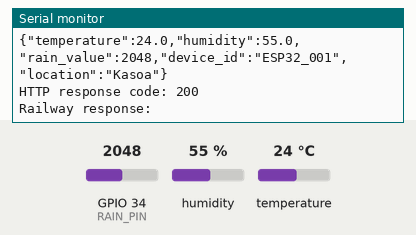
A sketch run on a simulated ESP32. Shown: the last lines printed to the serial monitor. The test bench sets the inputs (shaded band); at power-on: humidity 55 %, GPIO 34 (RAIN_PIN) = 2048, temperature 24 °C. WiFi joins after 1.5 s; servers stay silent unless stated; uploads are accepted with an empty reply.

Above: at 2.7 s.
2.8 s: humidity set to 22 %
At 6.93 s:
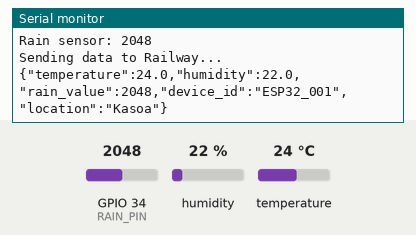
8.7 s: GPIO 34 (RAIN_PIN) set to 2866
At 12.6 s:
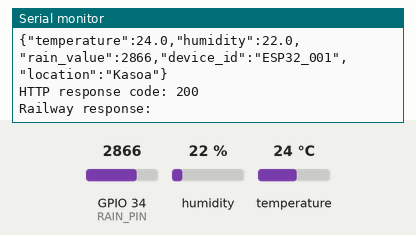
14.6 s: temperature set to 12 °C
At 17.9 s:
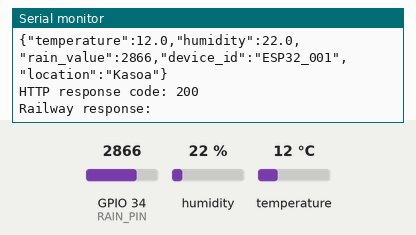
20.5 s: GPIO 34 (RAIN_PIN) set to 3603
At 23.2 s:
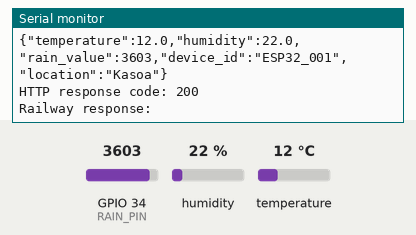
26.4 s: humidity set to 40 %
At 28.5 s:
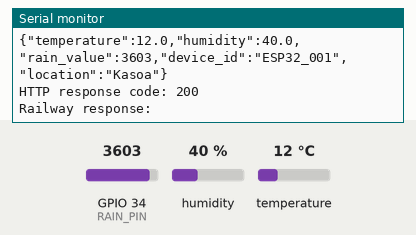
Timing chart, 0 to 30.0 s (numbered marks = the images above; inputs shaded):
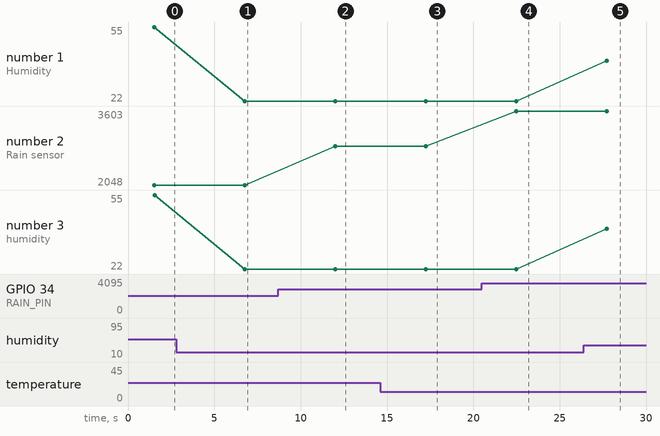

Measured:
- after the input at 2.8 s, the serial monitor: prints a new line after 4.0 s (image 1)
- after the input at 8.7 s, the serial monitor: prints a new line after 3.3 s (image 2)
- after the input at 14.6 s, the serial monitor: prints a new line after 2.6 s (image 3)
- after the input at 20.5 s, the serial monitor: prints a new line after 2.0 s (image 4)
- after the input at 26.4 s, the serial monitor: prints a new line after 1.3 s (image 5)
- plotted number 1: 55 → 22 after the input at 2.8 s, 22 → 40 after the input at 26.4 s
- plotted number 2: 2048 → 2866 after the input at 8.7 s, 2866 → 3603 after the input at 20.5 s
- plotted number 3: 55 → 22 after the input at 2.8 s, 22 → 40 after the input at 26.4 s

The sketch:

weather_sensor.ino
```cpp
#include <WiFi.h>
#include <WiFiClientSecure.h>
#include <HTTPClient.h>
#include <DHT.h>

const char* ssid = "S25Ultra";
const char* password = "yawa1234";

// Railway Flask server
const char* serverURL = "https://weatherpredictionhandoff-production.up.railway.app/sensor-data";

// Device information
const char* deviceId = "ESP32_001";
const char* location = "Kasoa";

// Sensors
#define DHTPIN 4
#define DHTTYPE DHT11
#define RAIN_PIN 34

DHT dht(DHTPIN, DHTTYPE);

void connectWiFi() {

  Serial.print("Connecting to WiFi");

  WiFi.begin(ssid, password);

  int attempts = 0;

  while (WiFi.status() != WL_CONNECTED && attempts < 20) {

    delay(500);
    Serial.print(".");

    attempts++;
  }

  Serial.println();

  if (WiFi.status() == WL_CONNECTED) {

    Serial.println("WiFi connected!");

    Serial.print("ESP32 IP address: ");
    Serial.println(WiFi.localIP());

  } else {

    Serial.println("WiFi connection failed.");

  }
}

void setup() {

  Serial.begin(115200);

  dht.begin();

  Serial.println();
  Serial.println("================================");
  Serial.println("   WEATHER SENSOR SYSTEM");
  Serial.println("================================");

  connectWiFi();

  Serial.println("Sensors ready!");
}

void loop() {

  // Reconnect if Wi-Fi has been lost
  if (WiFi.status() != WL_CONNECTED) {

    Serial.println("WiFi disconnected.");
    connectWiFi();

  }

  float temperature = dht.readTemperature();
  float humidity = dht.readHumidity();
  int rainValue = analogRead(RAIN_PIN);

  if (isnan(temperature) || isnan(humidity)) {

    Serial.println("DHT11 reading failed!");

    delay(5000);
    return;
  }

  Serial.println();
  Serial.println("----------------------------");

  Serial.print("Temperature: ");
  Serial.print(temperature);
  Serial.println(" °C");

  Serial.print("Humidity: ");
  Serial.print(humidity);
  Serial.println(" %");

  Serial.print("Rain sensor: ");
  Serial.println(rainValue);

  if (WiFi.status() == WL_CONNECTED) {

    WiFiClientSecure client;

    // For testing/demo purposes
    client.setInsecure();

    HTTPClient http;

    if (http.begin(client, serverURL)) {

      http.addHeader("Content-Type", "application/json");

      String jsonData = "{";

      jsonData +=
        "\"temperature\":" +
        String(temperature, 1);

      jsonData +=
        ",\"humidity\":" +
        String(humidity, 1);

      jsonData +=
        ",\"rain_value\":" +
        String(rainValue);

      jsonData +=
        ",\"device_id\":\"" +
        String(deviceId) +
        "\"";

      jsonData +=
        ",\"location\":\"" +
        String(location) +
        "\"";

      jsonData += "}";

      Serial.println("Sending data to Railway...");
      Serial.println(jsonData);

      int httpResponseCode = http.POST(jsonData);

      Serial.print("HTTP response code: ");
      Serial.println(httpResponseCode);

      if (httpResponseCode > 0) {

        String response = http.getString();

        Serial.println("Railway response:");
        Serial.println(response);

      } else {

        Serial.print("Error sending data: ");
        Serial.println(httpResponseCode);

      }

      http.end();

    } else {

      Serial.println("Failed to connect to Railway server.");

    }

  } else {

    Serial.println("WiFi unavailable. Data not sent.");

  }

  delay(5000);
}
```
